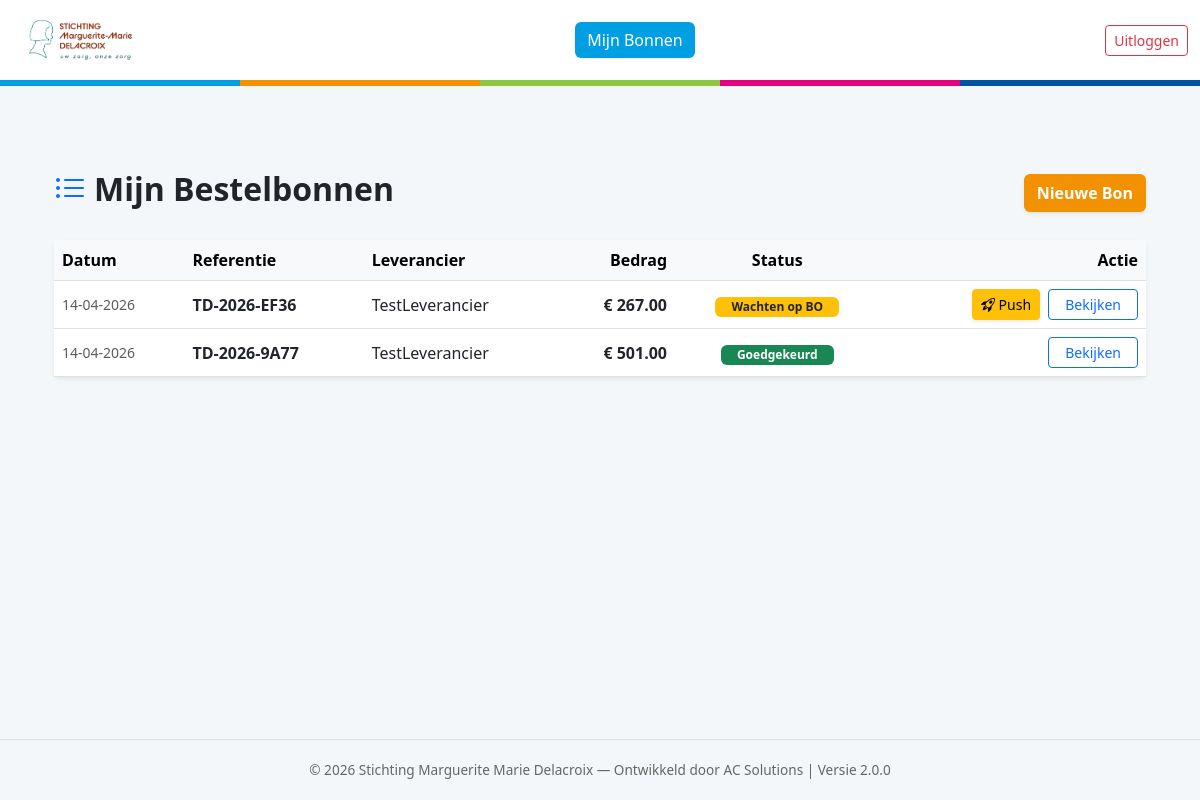
Page /my_orders (signed in) on the earlier database version.
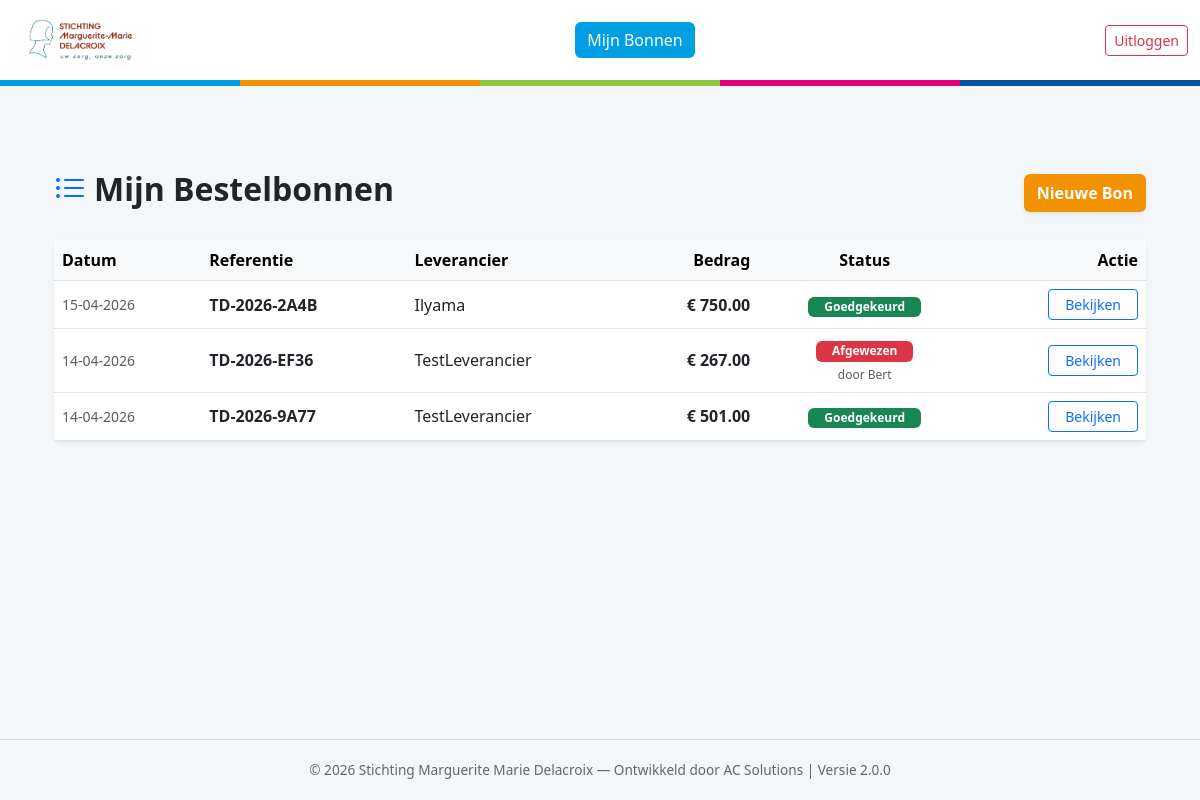
Same page on the later database version.
### models.py (models this page shows)
class Order(db.Model):
    id = db.Column(db.Integer, primary_key=True)
    order_number = db.Column(db.String(50), unique=True)
    created_at = db.Column(db.DateTime, default=datetime.utcnow)
    status = db.Column(db.String(30), default='Concept')
    reference = db.Column(db.String(200))
    total_amount = db.Column(db.Float, default=0.0)
    user_id = db.Column(db.Integer, db.ForeignKey('user.id'))
    supplier_id = db.Column(db.Integer, db.ForeignKey('supplier.id'))
    attachment_filename = db.Column(db.String(255))
    rejection_reason = db.Column(db.Text)
    notify_on_update = db.Column(db.Boolean, default=True)
    notification_type = db.Column(db.String(20), default='Final')
    bo_approval_code = db.Column(db.String(50))
    bo_approval_date = db.Column(db.DateTime)
    bo_name = db.Column(db.String(100))
    dir_approval_code = db.Column(db.String(50))
    dir_approval_date = db.Column(db.DateTime)
    dir_name = db.Column(db.String(100))
    supplier = db.relationship('Supplier', backref='orders', lazy=True)
    lines = db.relationship('OrderLine', backref='order', lazy=True)
    attachments = db.relationship('Attachment', backref='order', lazy=True)

class Supplier(db.Model):
    id = db.Column(db.Integer, primary_key=True)
    name = db.Column(db.String(100), unique=True, nullable=False)
    street = db.Column(db.String(100))
    house_number = db.Column(db.String(10))
    zip_code = db.Column(db.String(20))
    city = db.Column(db.String(100))
    country = db.Column(db.String(100), default="België")
    vat_number = db.Column(db.String(20))
    email = db.Column(db.String(120), nullable=True)

### app.py (the view)
@app.route('/my_orders')
@login_required
def my_orders():
    orders = Order.query.filter_by(user_id=current_user.id).order_by(Order.created_at.desc()).all()
    return render_template('my_orders.html', orders=orders)

### app.py (called while the page is built)
@login_manager.user_loader
def load_user(user_id):
    return User.query.get(int(user_id))

### templates/my_orders.html (shortened to what this page needs)
{% extends "base.html" %}
{% block content %}
<div class="container pb-5">
    <div class="d-flex justify-content-between align-items-center mb-4">
        <h2 class="fw-bold text-dark"><i class="bi bi-list-ul me-2 text-primary"></i>Mijn Bestelbonnen</h2>
        <a href="{{ url_for('new_order') }}" class="btn fw-bold text-white shadow-sm" style="background-color: #f29200;">Nieuwe Bon</a>
    </div>
    <div class="card shadow-sm border-0">
        <div class="card-body p-0">
            <div class="table-responsive">
                <table class="table table-hover align-middle mb-0">
                    <thead class="table-light">
                        <tr>
                            <th>Datum</th>
                            <th>Referentie</th>
                            <th>Leverancier</th>
                            <th class="text-end">Bedrag</th>
                            <th class="text-center">Status</th>
                            <th class="text-end">Actie</th>
                        </tr>
                    </thead>
                    <tbody>
                        {% for o in orders %}
                        <tr>
                            <td class="small text-muted">{{ o.created_at.strftime('%d-%m-%Y') }}</td>
                            <td>
                                <div class="fw-bold">{{ o.order_number }}</div>
                            </td>
                            <td>{{ o.supplier.name }}</td>
                            <td class="text-end fw-bold">€ {{ "%.2f"|format(o.total_amount) }}</td>
                            <td class="text-center">
                                <span class="badge {% if o.status == 'Goedgekeurd' %}bg-success{% elif o.status == 'Afgewezen' %}bg-danger{% else %}bg-warning text-dark{% endif %} px-3">
                                    {{ o.status }}
                                </span>
                                {% if o.status == 'Afgewezen' %}
                                    <small class="d-block text-muted mt-1" style="font-size: 0.75rem;">
                                        door
                                        {% if o.dir_approval_code == 'AFGEWEZEN' and o.dir_name %}
                                            {{ o.dir_name }}
                                        {% elif o.bo_approval_code == 'AFGEWEZEN' and o.bo_name %}
                                            {{ o.bo_name }}
                                        {% else %}
                                            Onbekend
                                        {% endif %}
                                    </small>
                                {% endif %}
                            </td>
                            <td class="text-end text-nowrap">
                                {% if o.status == 'Wachten op BO' %}
                                <form action="{{ url_for('escalate_order', order_id=o.id) }}" method="POST" class="d-inline">
                                    <button type="submit" class="btn btn-sm btn-warning shadow-sm me-1" title="Push naar Directie bij afwezigheid van je diensthoofd (BO)" onclick="return confirm('Weet je zeker dat je deze bon direct naar de directie wilt sturen? Gebruik dit alleen bij afwezigheid van je leidinggevende.');">
                                        <i class="bi bi-rocket-takeoff"></i> Push
                                    </button>
                                </form>
                                {% endif %}
                                <a href="{{ url_for('order_detail', order_id=o.id) }}" class="btn btn-sm btn-outline-primary px-3">Bekijken</a>
                            </td>
                        </tr>
                        {% else %}
                        <tr><td colspan="6" class="text-center py-5 text-muted">Je hebt nog geen bonnen.</td></tr>
                        {% endfor %}
                    </tbody>
                </table>
            </div>
        </div>
    </div>
</div>
{% endblock %}

Differences in the rows shown:
added Order: created_at "15-04-2026", order_number "TD-2026-2A4B", supplier.name "Ilyama", total_amount "750.00", status "Goedgekeurd"
changed Order: status "Wachten op BO" → "Afgewezen"; bo_name (not shown) → "Bert"; status "Push" → "door"
